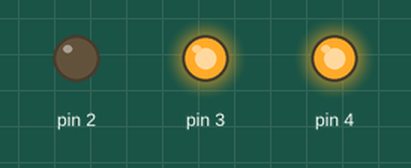
A sketch run on a simulated Arduino Uno, built with avr-gcc and run on an emulated ATmega328P. Parts: output pins drawn as LEDs (lit = HIGH).

Above: at 0.1 s.
At 0.7 s:
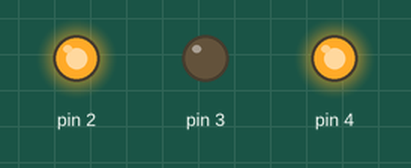
At 1.2 s:
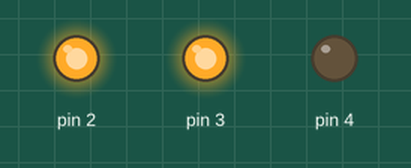
Timing chart, 0 to 2.7 s (numbered marks = the images above):
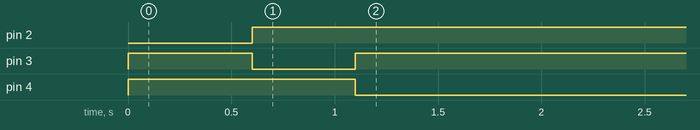

Measured:
- by itself, pin 2: LOW → HIGH at 0.60 s
- by itself, pin 3: LOW → HIGH at 0.00 s, → LOW 0.60 s later, → HIGH 0.50 s later
- by itself, pin 4: LOW → HIGH at 0.00 s, → LOW 1.1 s later

The sketch:

CounterLED.ino
```cpp
int counter = 0;

void setup() {
  pinMode(2, OUTPUT);
  pinMode(3, OUTPUT);
  pinMode(4, OUTPUT);
}

void loop() {
  // put your main code here, to run repeatedly:
  if(counter <30){
    digitalWrite(2, LOW);
    digitalWrite(3, HIGH);
    digitalWrite(4, HIGH);
    delay(100);
  }

  if(counter >30 and counter < 60){
    digitalWrite(3, LOW);
    digitalWrite(2, HIGH);
    digitalWrite(4, HIGH);
    delay(100);
  }

   if(counter > 60){
    digitalWrite(4, LOW);
    digitalWrite(2, HIGH);
    digitalWrite(3, HIGH);
    delay(100);
  }

  counter = counter + 5;
}
```
